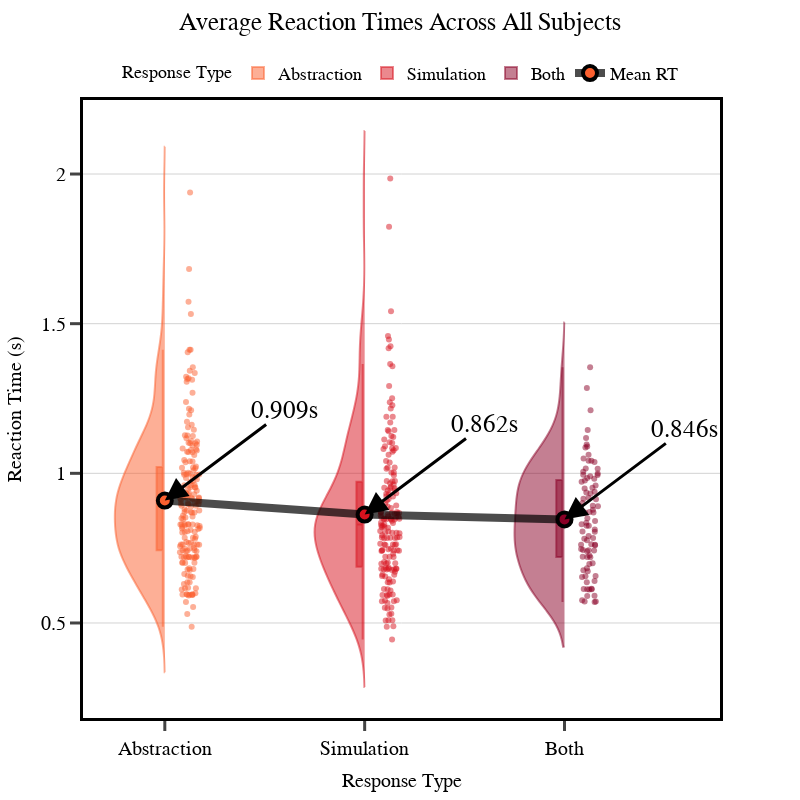

Notebook code cell kept with this figure:
### Code cell
# Create an empty list to store all data frames
all_data = []

# Define types and their colors
types = ['Abstraction', 'Simulation', 'Both']

# Generate a colormap
cmap = plt.get_cmap('YlOrRd')  # You can choose a different colormap if you prefer
col_factor = 50
col_icept = 150
# Create the colors dictionary
type_colors = {name: f'rgba({int(cmap(i*col_factor + col_icept)[0]*255)}, {int(cmap(i*col_factor + col_icept)[1]*255)}, {int(cmap(i*col_factor + col_icept)[2]*255)}, 0.5)' 
          for i, name in enumerate(types)}

# Loop through all subjects (using the same structure as your original code)
for sub_name in all_sub_names:
    sub = get_data(subject=f"sub-{sub_name}", task="ball_hue")
    # Get your data as before
    rt_dubs = get_rt(sub, hypothesis="both", include_dubtrials="only", return_df=True)
    rt_separate = get_rt(sub, hypothesis="both", include_dubtrials=False, return_df=True)
    sim_rt = rt_separate["simulation"]["rt"]
    abs_rt = rt_separate["abstraction"]["rt"]
    both_rt = rt_dubs["sim + abs"]["rt"]
    
    # Create DataFrames without subject column - we'll aggregate across all subjects
    sim_df = pd.DataFrame({
        'Reaction Time': sim_rt,
        'Type': 'Simulation'
    })
    
    abs_df = pd.DataFrame({
        'Reaction Time': abs_rt,
        'Type': 'Abstraction'
    })
    
    both_df = pd.DataFrame({
        'Reaction Time': both_rt,
        'Type': 'Both'
    })
    
    # Append all DataFrames to our list
    all_data.extend([abs_df, sim_df, both_df])

# Combine all the data into a single DataFrame
combined_data = pd.concat(all_data, ignore_index=True)

# Calculate mean reaction time for each type
type_means = combined_data.groupby('Type')['Reaction Time'].mean().to_dict()

# Create the plot
fig = go.Figure()

# Add violin plots for each type
for i, type_name in enumerate(types):
    subset = combined_data[combined_data['Type'] == type_name]
    
    fig.add_trace(go.Violin(
        x=[type_name] * len(subset),  # Use type name directly as x value
        y=subset['Reaction Time'],
        name=type_name,
        legendgroup=type_name,
        showlegend=True,
        box_visible=True,
        meanline_visible=True,
        points='all',
        jitter=0.2,
        pointpos=0.5,
        line_color=type_colors[type_name],
        side='negative',
        width=.5,
        spanmode='soft'
    ))

# Connect the means with a line
fig.add_trace(go.Scatter(
    x=types,
    y=[type_means[t] for t in types],
    mode='lines+markers',
    line=dict(color='rgba(0, 0, 0, 0.7)', width=8),
    marker=dict(
        size=14,  # Increased marker size
        color=[type_colors[t].replace('0.5', '1') for t in types],
        line=dict(color='black', width=4)
    ),
    name='Mean RT',
    hovertemplate='Mean: %{y:.3f}s<extra></extra>'
))

# Define a common font style for consistent text appearance
font_style = dict(
    family="Arial, sans-serif",
    size=20,  # Larger font size
    color="black"
)

# Update layout with enhanced text styling
fig.update_layout(
    title=dict(
        text="Average Reaction Times Across All Subjects\n\n",
        font=dict(size=25, family="Arial, sans-serif", color="black"),
        x=0.5,
        y=.985
    ),
    yaxis=dict(
        title=dict(
            text="Reaction Time (s)",
            font=font_style
        ),
        tickfont=font_style,
        tickwidth=2,
        showline=True,
        linewidth=3,
        linecolor='black'
    ),
    xaxis=dict(
        title=dict(
            text="Response Type",
            font=font_style
        ),
        tickmode='array',
        tickvals=types,
        tickfont=font_style,
        tickwidth=2,
        showline=True,
        linewidth=3,
        linecolor='black'
    ),
    legend=dict(
        orientation="h",
        yanchor="bottom",
        y=1.01,
        xanchor="center",
        x=0.5,
        font=dict(size=18, family="Arial, sans-serif"),
        borderwidth=2,
        bordercolor="White",
        title=dict(
            text="Response Type",
            font=dict(size=18, family="Arial, sans-serif")
        )
    ),
    violinmode='overlay',
    # height=1200,
    # width=1200,
    height=800,
    width=800,
    font=font_style,  # Default font for all other text elements
    plot_bgcolor='white',
    paper_bgcolor='white'
)

# Add annotations for the mean values
for i, type_name in enumerate(types):
    fig.add_annotation(
        x=type_name,
        y=type_means[type_name],
        text=f"{type_means[type_name]:.3f}s",
        showarrow=True,
        arrowhead=2,
        arrowsize=1.5,  # Slightly larger arrowhead
        arrowwidth=3,    # Thicker arrow
        arrowcolor='black',
        ax=120,
        ay=-90,
        font=dict(size=25, color='black', family="Arial, sans-serif")
    )

# Make the axis lines thicker
fig.update_xaxes(mirror=True, ticks='outside', tickwidth=3, ticklen=10, showgrid=False)
fig.update_yaxes(mirror=True, ticks='outside', tickwidth=3, ticklen=10, showgrid=True, gridwidth=1, gridcolor='lightgray')

fig.show()

### Figure 1 — Plotly figure (JSON) as saved in the notebook; plotly's stock layout.template omitted (floating-point values rounded to 4 significant figures; data arrays with more than 128 entries replaced by an {"elided": "..."} marker saying what was removed)
{"data": [{"box": {"visible": true}, "jitter": 0.2, "legendgroup": "Abstraction", "line": {"color": "rgba(252, 96, 47, 0.5)"}, "meanline": {"visible": true}, "name": "Abstraction", "pointpos": 0.5, "points": "all", "showlegend": true, "side": "negative", "spanmode": "soft", "type": "violin", "width": 0.5, "x": {"elided": "217 str values"}, "y": {"elided": "217 float values"}}, {"box": {"visible": true}, "jitter": 0.2, "legendgroup": "Simulation", "line": {"color": "rgba(216, 18, 30, 0.5)"}, "meanline": {"visible": true}, "name": "Simulation", "pointpos": 0.5, "points": "all", "showlegend": true, "side": "negative", "spanmode": "soft", "type": "violin", "width": 0.5, "x": {"elided": "192 str values"}, "y": {"elided": "192 float values"}}, {"box": {"visible": true}, "jitter": 0.2, "legendgroup": "Both", "line": {"color": "rgba(137, 0, 38, 0.5)"}, "meanline": {"visible": true}, "name": "Both", "pointpos": 0.5, "points": "all", "showlegend": true, "side": "negative", "spanmode": "soft", "type": "violin", "width": 0.5, "x": ["Both", "Both", "Both", "Both", "Both", "Both", "Both", "Both", "Both", "Both", "Both", "Both", "Both", "Both", "Both", "Both", "Both", "Both", "Both", "Both", "Both", "Both", "Both", "Both", "Both", "Both", "Both", "Both", "Both", "Both", "Both", "Both", "Both", "Both", "Both", "Both", "Both", "Both", "Both", "Both", "Both", "Both", "Both", "Both", "Both", "Both", "Both", "Both", "Both", "Both", "Both", "Both", "Both", "Both", "Both", "Both", "Both", "Both", "Both", "Both", "Both", "Both", "Both", "Both", "Both", "Both", "Both", "Both", "Both", "Both", "Both", "Both", "Both", "Both", "Both", "Both", "Both", "Both", "Both", "Both", "Both", "Both", "Both", "Both", "Both", "Both", "Both", "Both", "Both", "Both", "Both", "Both", "Both", "Both", "Both", "Both", "Both", "Both", "Both", "Both", "Both", "Both"], "y": [0.776, 0.8495, 0.6824, null, 1.042, 0.9715, 0.9998, 0.8779, 1.05, null, 1.062, 1.355, 0.9956, null, null, 0.9907, 0.9846, 0.9131, 0.9362, 1.016, 1.097, 0.841, 0.9326, 0.8916, 0.9184, 0.8903, 0.9821, 0.806, 0.8688, 0.7398, 0.7903, 0.7811, 0.8248, 0.697, 0.7627, 0.7206, 0.7441, 0.7252, 0.6729, null, null, 1.145, null, 0.8246, 1.118, 1.21, 0.9758, null, 0.9149, 0.8892, 1.038, 1.016, 0.7421, 0.5716, 0.6132, 0.6119, 0.7428, 0.5715, 0.6142, 0.5906, 0.6759, 0.6124, 0.5905, 0.5755, 0.57, 1.285, 1.005, 0.8125, 0.9597, 1.086, null, 0.9013, 0.9381, 0.871, null, 1.09, 0.7198, null, 0.8687, 0.9489, 1.042, 0.805, 0.7475, 0.9521, 0.7613, 0.8298, 0.7611, 0.8347, null, 0.6537, 0.6559, 0.7598, null, 0.6567, 0.6992, 0.8665, 0.9943, 0.784, 0.7215, 0.636, 0.613, 0.6401]}, {"hovertemplate": "Mean: %{y:.3f}s<extra></extra>", "line": {"color": "rgba(0, 0, 0, 0.7)", "width": 8}, "marker": {"color": ["rgba(252, 96, 47, 1)", "rgba(216, 18, 30, 1)", "rgba(137, 0, 38, 1)"], "line": {"color": "black", "width": 4}, "size": 14}, "mode": "lines+markers", "name": "Mean RT", "type": "scatter", "x": ["Abstraction", "Simulation", "Both"], "y": [0.909, 0.8623, 0.8461]}], "layout": {"annotations": [{"arrowcolor": "black", "arrowhead": 2, "arrowsize": 1.5, "arrowwidth": 3, "ax": 120, "ay": -90, "font": {"color": "black", "family": "Arial, sans-serif", "size": 25}, "showarrow": true, "text": "0.909s", "x": "Abstraction", "y": 0.909}, {"arrowcolor": "black", "arrowhead": 2, "arrowsize": 1.5, "arrowwidth": 3, "ax": 120, "ay": -90, "font": {"color": "black", "family": "Arial, sans-serif", "size": 25}, "showarrow": true, "text": "0.862s", "x": "Simulation", "y": 0.8623}, {"arrowcolor": "black", "arrowhead": 2, "arrowsize": 1.5, "arrowwidth": 3, "ax": 120, "ay": -90, "font": {"color": "black", "family": "Arial, sans-serif", "size": 25}, "showarrow": true, "text": "0.846s", "x": "Both", "y": 0.8461}], "font": {"color": "black", "family": "Arial, sans-serif", "size": 20}, "height": 800, "legend": {"bordercolor": "White", "borderwidth": 2, "font": {"family": "Arial, sans-serif", "size": 18}, "orientation": "h", "title": {"font": {"family": "Arial, sans-serif", "size": 18}, "text": "Response Type"}, "x": 0.5, "xanchor": "center", "y": 1.01, "yanchor": "bottom"}, "paper_bgcolor": "white", "plot_bgcolor": "white", "title": {"font": {"color": "black", "family": "Arial, sans-serif", "size": 25}, "text": "Average Reaction Times Across All Subjects\n\n", "x": 0.5, "y": 0.985}, "violinmode": "overlay", "width": 800, "xaxis": {"linecolor": "black", "linewidth": 3, "mirror": true, "showgrid": false, "showline": true, "tickfont": {"color": "black", "family": "Arial, sans-serif", "size": 20}, "ticklen": 10, "tickmode": "array", "ticks": "outside", "tickvals": ["Abstraction", "Simulation", "Both"], "tickwidth": 3, "title": {"font": {"color": "black", "family": "Arial, sans-serif", "size": 20}, "text": "Response Type"}}, "yaxis": {"gridcolor": "lightgray", "gridwidth": 1, "linecolor": "black", "linewidth": 3, "mirror": true, "showgrid": true, "showline": true, "tickfont": {"color": "black", "family": "Arial, sans-serif", "size": 20}, "ticklen": 10, "ticks": "outside", "tickwidth": 3, "title": {"font": {"color": "black", "family": "Arial, sans-serif", "size": 20}, "text": "Reaction Time (s)"}}}}
